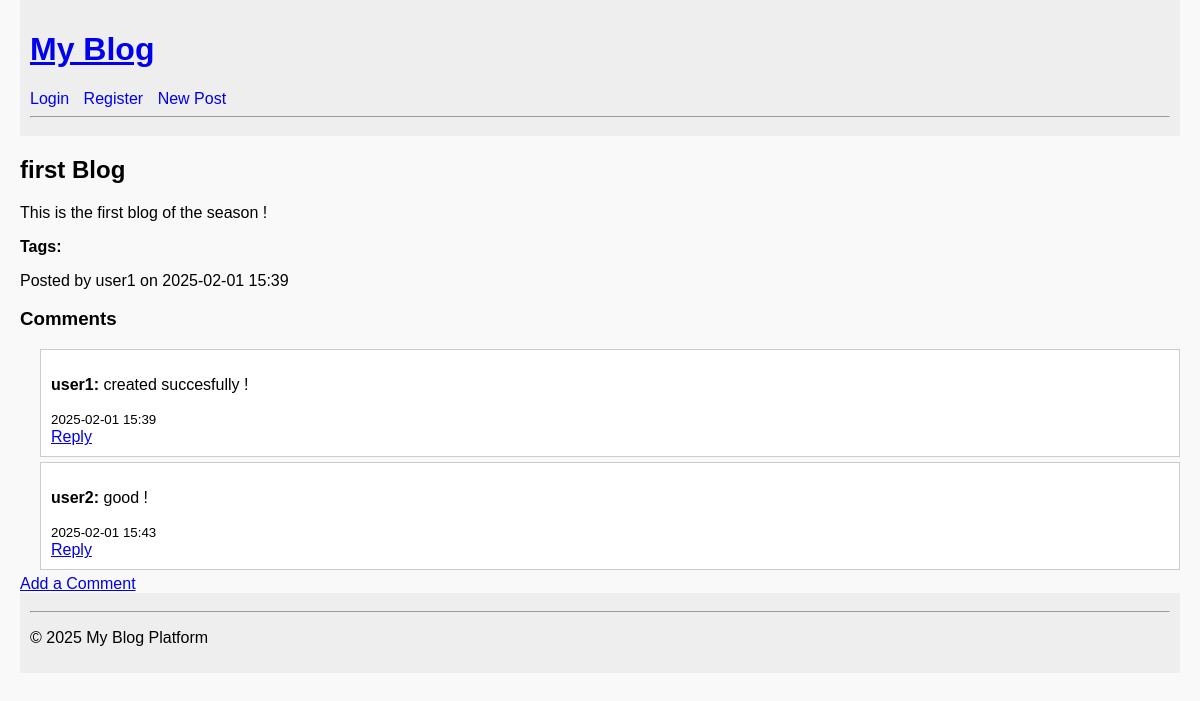
/posts/1, run on the app's committed database.
### app/models.py (models this page shows, shortened)
class Post(db.Model):
    id = db.Column(db.Integer, primary_key=True)
    title = db.Column(db.String(140), nullable=False)
    content = db.Column(db.Text, nullable=False)
    tags = db.Column(db.String(140))  # comma-separated tags
    created_at = db.Column(db.DateTime, default=datetime.utcnow)
    user_id = db.Column(db.Integer, db.ForeignKey('user.id'), nullable=False)
    comments = db.relationship('Comment', backref='post', lazy='dynamic')
    liked_by = db.relationship('User', secondary=post_likes, backref=db.backref('liked_posts', lazy='dynamic'))

class User(UserMixin, db.Model):
    id = db.Column(db.Integer, primary_key=True)
    username = db.Column(db.String(80), unique=True, nullable=False)
    email = db.Column(db.String(120), unique=True, nullable=False)
    password_hash = db.Column(db.String(128))
    posts = db.relationship('Post', backref='author', lazy='dynamic')
    comments = db.relationship('Comment', backref='author', lazy='dynamic')

class Comment(db.Model):
    id = db.Column(db.Integer, primary_key=True)
    content = db.Column(db.Text, nullable=False)
    created_at = db.Column(db.DateTime, default=datetime.utcnow)
    user_id = db.Column(db.Integer, db.ForeignKey('user.id'), nullable=False)
    post_id = db.Column(db.Integer, db.ForeignKey('post.id'), nullable=False)
    parent_id = db.Column(db.Integer, db.ForeignKey('comment.id'))
    replies = db.relationship('Comment', backref=db.backref('parent', remote_side=[id]), lazy='dynamic')
    liked_by = db.relationship('User', secondary=comment_likes, backref=db.backref('liked_comments', lazy='dynamic'))

### app/posts/routes.py (the view, shortened to what this page needs)
@posts_bp.route('/<int:post_id>', methods=['GET'])
def get_post(post_id):
    post = Post.query.get_or_404(post_id)
    if request.accept_mimetypes.accept_html:
        return render_template('post_detail.html', post=post)

### app/templates/post_detail.html (shortened to what this page needs)
{% extends "base.html" %}
{% block content %}
  <article>
    <h2>{{ post.title }}</h2>
    <p>{{ post.content }}</p>
    <p><strong>Tags:</strong> {{ post.tags }}</p>
    <p>Posted by {{ post.author.username }} on {{ post.created_at.strftime('%Y-%m-%d %H:%M') }}</p>
  </article>
  <section>
    <h3>Comments</h3>
    {% for comment in post.comments %}
      <div class="comment" style="margin-left: 20px; border: 1px solid #ccc; padding: 10px; margin-bottom: 5px;">
        <p><strong>{{ comment.author.username }}:</strong> {{ comment.content }}</p>
        <small>{{ comment.created_at.strftime('%Y-%m-%d %H:%M') }}</small>
        <br>
        <a href="{{ url_for('comments.add_comment', post_id=post.id) }}?parent_id={{ comment.id }}">Reply</a>
      </div>
    {% else %}
      <p>No comments yet.</p>
    {% endfor %}
    <a href="{{ url_for('comments.add_comment', post_id=post.id) }}">Add a Comment</a>
  </section>
{% endblock %}

### app/templates/base.html (shortened to what this page needs)
<!DOCTYPE html>
<html lang="en">
<head>
  <link rel="stylesheet" href="{{ url_for('static', filename='style.css') }}">
</head>
<body>
  <header>
    <h1><a href="{{ url_for('posts.list_posts') }}">My Blog</a></h1>
    <nav>
      {% if current_user.is_authenticated %}
        <span>Logged in as {{ current_user.username }}</span>
        <a href="{{ url_for('auth.logout') }}">Logout</a>
      {% else %}
        <a href="{{ url_for('auth.login') }}">Login</a>
        <a href="{{ url_for('auth.register') }}">Register</a>
      {% endif %}
      <a href="{{ url_for('posts.create_post') }}">New Post</a>
    </nav>
    <hr>
  </header>
  <main>
    {% block content %}{% endblock %}
  </main>
  <footer>
    <hr>
    <p>&copy; 2025 My Blog Platform</p>
  </footer>
</body>
</html>

### app/static/style.css (style rules this page uses)
body { font-family: Arial, sans-serif; margin: 0; padding: 0 20px; background-color: #f9f9f9; }
header, footer { background-color: #eee; padding: 10px; }
nav a { margin-right: 10px; text-decoration: none; }
.comment { background-color: #fff; }

### data on the page
Post: title "first Blog", content "This is the first blog of the season !", created_at "2025-02-01 15:39"
User: author.username "user1"
Comment: author.username "user1", content "created succesfully !", created_at "2025-02-01 15:39"
Comment: author.username "user2", content "good !", created_at "2025-02-01 15:43"
